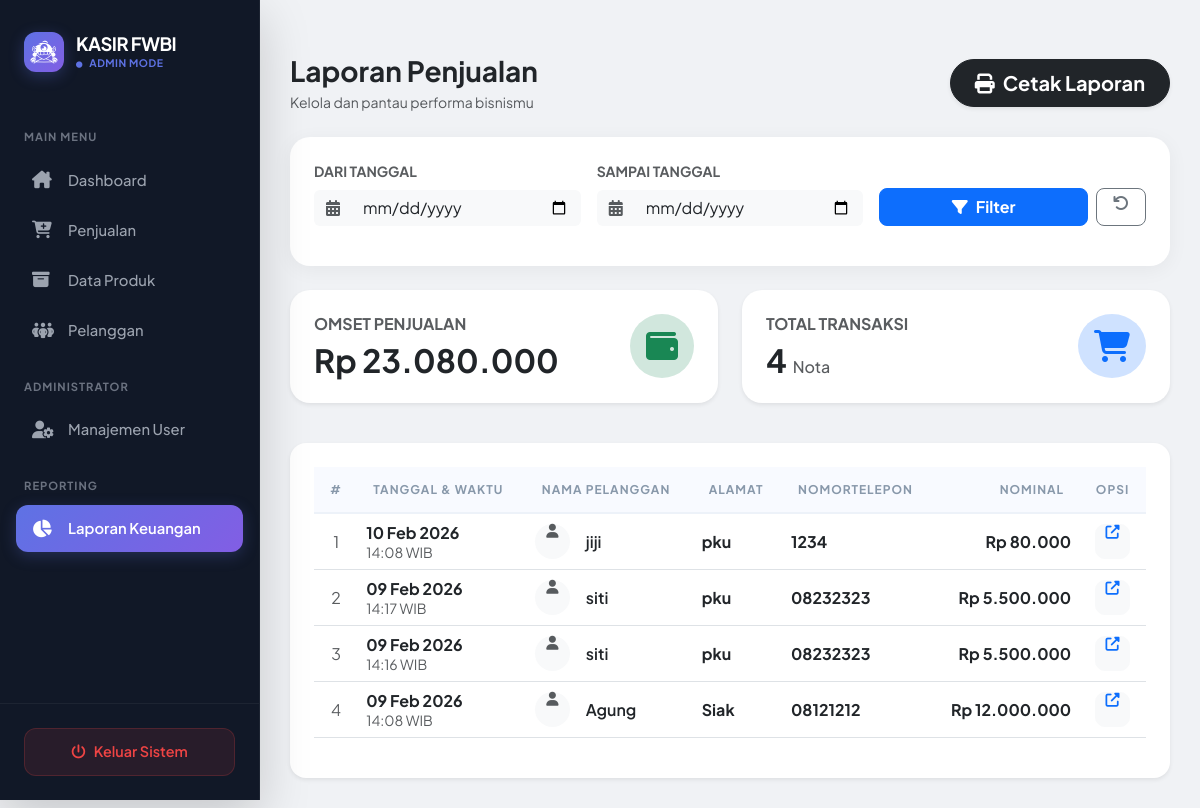
The app's page /admin/laporan/index.php (signed in) with its own data.
### tables this page shows
CREATE TABLE `penjualan` (
  `PenjualanID` int(11) NOT NULL,
  `TanggalPenjualan` datetime NOT NULL DEFAULT current_timestamp(),
  `TotalHarga` decimal(10,2) NOT NULL,
  `PelangganID` int(11) NOT NULL
);

CREATE TABLE `pelanggan` (
  `PelangganID` int(11) NOT NULL,
  `NamaPelanggan` varchar(255) NOT NULL,
  `Alamat` text NOT NULL,
  `NomorTelepon` varchar(15) NOT NULL
);

### admin/laporan/index.php (the view, shortened to what this page needs)
<?php
include '../../main/connect.php';
$tgl_mulai = isset($_GET['tgl_mulai']) ? mysqli_real_escape_string($conn, $_GET['tgl_mulai']) : '';
$tgl_selesai = isset($_GET['tgl_selesai']) ? mysqli_real_escape_string($conn, $_GET['tgl_selesai']) : '';
?>
<!DOCTYPE html>
<html lang="id">
<head>
    <link href="https://cdn.jsdelivr.net/npm/bootstrap@5.3.0/dist/css/bootstrap.min.css" rel="stylesheet">
    <link rel="stylesheet" href="https://cdnjs.cloudflare.com/ajax/libs/font-awesome/6.4.0/css/all.min.css">
</head>
<body>
<div class="d-flex">
    <div class="no-print">
        <?php include '../../template/sidebar.php'; ?>
    </div>
    <div class="main-content">
        <div class="d-flex justify-content-between align-items-center mb-4 no-print">
            <div>
                <h3 class="fw-bold mb-1">Laporan Penjualan</h3>
                <p class="text-muted small mb-0">Kelola dan pantau performa bisnismu</p>
            </div>
            <button class="btn btn-dark btn-lg px-4 rounded-pill shadow-sm fw-bold" onclick="window.print()">
                <i class="fas fa-print me-2"></i>Cetak Laporan
            </button>
        </div>
        <div class="card filter-box mb-4 no-print p-2">
            <div class="card-body">
                <form method="GET" class="row g-3 align-items-end">
                    <div class="col-md-4">
                        <label class="form-label small fw-bold text-muted">DARI TANGGAL</label>
                        <div class="input-group">
                            <span class="input-group-text bg-light border-0"><i class="fas fa-calendar-alt text-muted"></i></span>
                            <input type="date" name="tgl_mulai" class="form-control border-0 bg-light shadow-none" value="<?= $tgl_mulai ?>">
                        </div>
                    </div>
                    <div class="col-md-4">
                        <label class="form-label small fw-bold text-muted">SAMPAI TANGGAL</label>
                        <div class="input-group">
                            <span class="input-group-text bg-light border-0"><i class="fas fa-calendar-alt text-muted"></i></span>
                            <input type="date" name="tgl_selesai" class="form-control border-0 bg-light shadow-none" value="<?= $tgl_selesai ?>">
                        </div>
                    </div>
                    <div class="col-md-4 d-flex gap-2">
                        <button type="submit" class="btn btn-primary flex-grow-1 fw-bold rounded-3">
                            <i class="fas fa-filter me-2"></i>Filter
                        </button>
                        <a href="index.php" class="btn btn-outline-secondary px-3 rounded-3">
                            <i class="fas fa-undo"></i>
                        </a>
                    </div>
                </form>
            </div>
        </div>
        <?php
        $where = "";
        $summary = mysqli_query($conn, "SELECT SUM(TotalHarga) as total, COUNT(*) as jml FROM penjualan $where");
        $ds = mysqli_fetch_assoc($summary);
        ?>
        <div class="row mb-4">
            <div class="col-md-6 mb-3">
                <div class="card card-stat shadow-sm border-0 h-100">
                    <div class="card-body p-4">
                        <div class="d-flex justify-content-between align-items-center">
                            <div>
                                <h6 class="text-muted fw-bold mb-2">OMSET PENJUALAN</h6>
                                <h2 class="fw-bold mb-0">Rp <?= number_format($ds['total'] ?? 0, 0, ',', '.'); ?></h2>
                            </div>
                            <div class="icon-shape bg-success-subtle text-success p-3 rounded-circle">
                                <i class="fas fa-wallet fa-2x"></i>
                            </div>
                        </div>
                    </div>
                </div>
            </div>
            <div class="col-md-6 mb-3">
                <div class="card card-stat shadow-sm border-0 h-100">
                    <div class="card-body p-4">
                        <div class="d-flex justify-content-between align-items-center">
                            <div>
                                <h6 class="text-muted fw-bold mb-2">TOTAL TRANSAKSI</h6>
                                <h2 class="fw-bold mb-0"><?= number_format($ds['jml'] ?? 0); ?> <small class="text-muted h6">Nota</small></h2>
                            </div>
                            <div class="icon-shape bg-primary-subtle text-primary p-3 rounded-circle">
                                <i class="fas fa-shopping-cart fa-2x"></i>
                            </div>
                        </div>
                    </div>
                </div>
            </div>
        </div>
        <div class="card border-0 shadow-sm rounded-4 overflow-hidden">
            <div class="card-body p-0">
                <div class="table-responsive p-4">
                    <table class="table table-hover align-middle">
                        <thead>
                            <tr>
                                <th class="text-center">#</th>
                                <th>TANGGAL & WAKTU</th>
                                <th>NAMA PELANGGAN</th>
                                <th>ALAMAT</th>
                                <th>NomorTelepon</th>
                                <th class="text-end">NOMINAL</th>
                                <th class="no-print text-center">OPSI</th>
                            </tr>
                        </thead>
                        <tbody>
                            <?php
                            $no = 1;
                            $query = mysqli_query($conn, "SELECT * FROM penjualan
                                     JOIN pelanggan ON penjualan.PelangganID = pelanggan.PelangganID
                                     $where ORDER BY TanggalPenjualan DESC");
                            if(mysqli_num_rows($query) == 0) : ?>
                            <?php endif;
                            while($d = mysqli_fetch_array($query)): ?>
                            <tr>
                                <td class="text-center text-muted"><?= $no++; ?></td>
                                <td>
                                    <div class="fw-bold text-dark"><?= date('d M Y', strtotime($d['TanggalPenjualan'])); ?></div>
                                    <small class="text-muted"><?= date('H:i', strtotime($d['TanggalPenjualan'])); ?> WIB</small>
                                </td>
                                <td>
                                    <div class="d-flex align-items-center">
                                        <div class="avatar-sm me-3 bg-light rounded-circle text-center" style="width: 35px; height: 35px; line-height: 35px;">
                                            <i class="fas fa-user text-muted small"></i>
                                        </div>
                                        <span class="fw-semibold text-dark"><?= $d['NamaPelanggan']; ?></span>
                                    </div>
                                </td>
                                <td>
                                    <div class="fw-bold text-dark"><?= $d['Alamat']; ?></div>
                                </td>
                                <td>
                                    <div class="fw-bold text-dark"><?= $d['NomorTelepon']; ?></div>
                                </td>
                                <td class="text-end fw-bold text-dark">
                                    Rp <?= number_format($d['TotalHarga'], 0, ',', '.'); ?>
                                </td>
                                <td class="no-print text-center">
                                    <a href="detail.php?id=<?= $d['PenjualanID']; ?>" class="btn btn-light btn-action" title="Lihat Detail">
                                        <i class="fas fa-external-link-alt text-primary small"></i>
                                    </a>
                                </td>
                            </tr>
                            <?php endwhile; ?>
                        </tbody>
                    </table>
                </div>
            </div>
        </div>
    </div>
</div>
</body>
</html>

### template/sidebar.php (shortened to what this page needs)
<?php
$current_dir = basename(dirname($_SERVER['PHP_SELF']));
?>
<link rel="stylesheet" href="https://cdnjs.cloudflare.com/ajax/libs/font-awesome/6.4.0/css/all.min.css">
<div class="sidebar-wrapper shadow-lg">
    <div class="brand-logo">
        <div class="logo-icon">
           <i class="fa-brands fa-optin-monster"></i>
        </div>
        <div class="brand-info">
            <div class="brand-text">KASIR FWBI</div>
            <div style="font-size: 0.65rem; color: #5e72e4; font-weight: 700; letter-spacing: 0.5px;">
                <i class="fas fa-circle me-1" style="font-size: 0.4rem;"></i>
                <?= isset($_SESSION['role']) ? strtoupper($_SESSION['role']) : 'GUEST'; ?> MODE
            </div>
        </div>
    </div>
    <div class="nav-menu">
        <div class="nav-label">Main Menu</div>
        <a href="../dashboard/index.php" class="nav-link-custom <?= ($current_dir == 'dashboard') ? 'active' : ''; ?>">
            <i class="fa-solid fa-house-chimney"></i> Dashboard
        </a>
        <a href="../penjualan/index.php" class="nav-link-custom <?= ($current_dir == 'penjualan') ? 'active' : ''; ?>">
            <i class="fa-solid fa-cart-plus"></i> Penjualan
        </a>
        <a href="../produk/index.php" class="nav-link-custom <?= ($current_dir == 'produk') ? 'active' : ''; ?>">
            <i class="fa-solid fa-box-archive"></i> Data Produk
        </a>
        <?php if(isset($_SESSION['role']) && ($_SESSION['role'] == 'petugas' || $_SESSION['role'] == 'admin')): ?>
        <a href="../pelanggan/index.php" class="nav-link-custom <?= ($current_dir == 'pelanggan') ? 'active' : ''; ?>">
            <i class="fa-solid fa-people-group"></i> Pelanggan
        </a>
        <?php endif; ?>
        <?php if(isset($_SESSION['role']) && $_SESSION['role'] == 'admin'): ?>
        <div class="nav-label">Administrator</div>
        <a href="../petugas/index.php" class="nav-link-custom <?= ($current_dir == 'petugas') ? 'active' : ''; ?>">
            <i class="fa-solid fa-user-gear"></i> Manajemen User
        </a>
        <?php endif; ?>
        <div class="nav-label">Reporting</div>
        <a href="../laporan/index.php" class="nav-link-custom <?= ($current_dir == 'laporan') ? 'active' : ''; ?>">
            <i class="fa-solid fa-chart-pie"></i> Laporan Keuangan
        </a>
    </div>
    <div class="logout-container">
        <a href="../../auth/logout.php" class="btn-logout" onclick="return confirm('Yakin ingin keluar?')">
            <i class="fas fa-power-off me-2"></i> Keluar Sistem
        </a>
    </div>
</div>

### admin/laporan/index.php (style rules this page uses)
:root { --glass: rgba(255, 255, 255, 0.9); --primary-grad: linear-gradient(135deg, #43e97b 0%, #38f9d7 100%); --secondary-grad: linear-gradient(135deg, #667eea 0%, #764ba2 100%); }
body { font-family: 'Plus Jakarta Sans', sans-serif; background-color: #f0f2f5; }
.main-content { padding: 30px; width: 100%; }
.card-stat { border-radius: 20px; border: none; overflow: hidden; transition: transform 0.3s ease; }
.filter-box { border-radius: 20px; background: white; border: none; box-shadow: 0 4px 20px rgba(0,0,0,0.05); }
.table thead th { background-color: #f8faff; color: #8898aa; text-transform: uppercase; font-size: 0.75rem; letter-spacing: 1px; padding: 15px; border-bottom: 2px solid #edf2f9; }
.btn-action { width: 35px; height: 35px; line-height: 35px; padding: 0; border-radius: 10px; }

### template/sidebar.php (style rules this page uses)
:root { --sidebar-bg: #111827; --accent-color: #5e72e4; --hover-bg: rgba(255, 255, 255, 0.05); --text-gray: #9ca3af; }
.sidebar-wrapper { font-family: 'Plus Jakarta Sans', sans-serif; background-color: var(--sidebar-bg); width: 260px; height: 100vh; position: fixed; left: 0; top: 0; z-index: 1000; transition: all 0.3s ease; border-right: 1px solid rgba(255,255,255,0.05); display: flex; flex-direction: column; }
.brand-logo { padding: 2rem 1.5rem; display: flex; align-items: center; gap: 12px; }
.logo-icon { width: 40px; height: 40px; background: linear-gradient(135deg, #5e72e4 0%, #825ee4 100%); border-radius: 12px; display: flex; align-items: center; justify-content: center; color: white; font-size: 1.5rem; box-shadow: 0 4px 15px rgba(94, 114, 228, 0.3); }
.brand-text { font-weight: 700; letter-spacing: -0.5px; font-size: 1.15rem; color: #fff; line-height: 1.2; }
.nav-menu { padding: 0 1rem; flex-grow: 1; overflow-y: auto; }
.nav-label { color: #6b7280; font-size: 0.7rem; font-weight: 700; text-transform: uppercase; letter-spacing: 1px; margin: 1.5rem 0 0.75rem 0.5rem; }
.nav-link-custom { display: flex; align-items: center; padding: 12px 16px; color: var(--text-gray) !important; text-decoration: none; border-radius: 12px; margin-bottom: 4px; font-size: 0.925rem; font-weight: 500; transition: all 0.25s ease; }
.nav-link-custom i:first-child { width: 24px; font-size: 1.1rem; margin-right: 12px; }
.nav-link-custom.active { background: linear-gradient(135deg, #5e72e4 0%, #825ee4 100%); color: #fff !important; font-weight: 600; box-shadow: 0 4px 15px rgba(94, 114, 228, 0.25); }
.logout-container { padding: 1.5rem; border-top: 1px solid rgba(255,255,255,0.05); }
.btn-logout { display: flex; align-items: center; justify-content: center; padding: 12px; border-radius: 12px; background: rgba(239, 68, 68, 0.1); color: #ef4444 !important; font-weight: 600; font-size: 0.9rem; border: 1px solid rgba(239, 68, 68, 0.2); transition: all 0.2s; text-decoration: none; }

### records on screen
penjualan: TanggalPenjualan "10 Feb 2026", TanggalPenjualan "14:08", PelangganID.NamaPelanggan "jiji", PelangganID.Alamat "pku", PelangganID.NomorTelepon "1234", TotalHarga "80.000"
penjualan: TanggalPenjualan "09 Feb 2026", TanggalPenjualan "14:17", PelangganID.NamaPelanggan "siti", PelangganID.Alamat "pku", PelangganID.NomorTelepon "08232323", TotalHarga "5.500.000"
penjualan: TanggalPenjualan "09 Feb 2026", TanggalPenjualan "14:16", PelangganID.NamaPelanggan "siti", PelangganID.Alamat "pku", PelangganID.NomorTelepon "08232323", TotalHarga "5.500.000"
penjualan: TanggalPenjualan "09 Feb 2026", TanggalPenjualan "14:08", PelangganID.NamaPelanggan "Agung", PelangganID.Alamat "Siak", PelangganID.NomorTelepon "08121212", TotalHarga "12.000.000"

### other values on screen
$_SESSION['role'] "ADMIN"
$ds['total'] "23.080.000"
$ds['jml'] "4"
